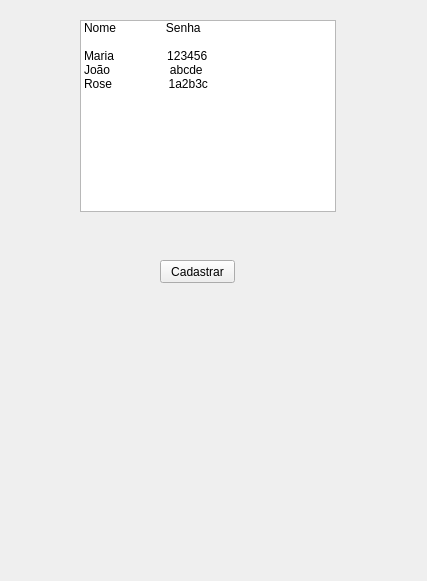
<?xml version="1.0" encoding="UTF-8"?>
<ui version="4.0">
 <class>MainWindow</class>
 <widget class="QMainWindow" name="MainWindow">
  <property name="geometry">
   <rect>
    <x>0</x>
    <y>0</y>
    <width>427</width>
    <height>581</height>
   </rect>
  </property>
  <property name="windowTitle">
   <string>MainWindow</string>
  </property>
  <widget class="QWidget" name="centralwidget">
   <widget class="QPushButton" name="btn_cadastrar">
    <property name="geometry">
     <rect>
      <x>160</x>
      <y>260</y>
      <width>75</width>
      <height>23</height>
     </rect>
    </property>
    <property name="text">
     <string>Cadastrar</string>
    </property>
   </widget>
   <widget class="QListWidget" name="listWidget">
    <property name="geometry">
     <rect>
      <x>80</x>
      <y>20</y>
      <width>256</width>
      <height>192</height>
     </rect>
    </property>
    <item>
     <property name="text">
      <string>Nome               Senha</string>
     </property>
    </item>
    <item>
     <property name="text">
      <string/>
     </property>
    </item>
    <item>
     <property name="text">
      <string>Maria                123456</string>
     </property>
    </item>
    <item>
     <property name="text">
      <string>João                  abcde</string>
     </property>
    </item>
    <item>
     <property name="text">
      <string>Rose                 1a2b3c</string>
     </property>
    </item>
   </widget>
  </widget>
 </widget>
 <resources/>
 <connections/>
</ui>
